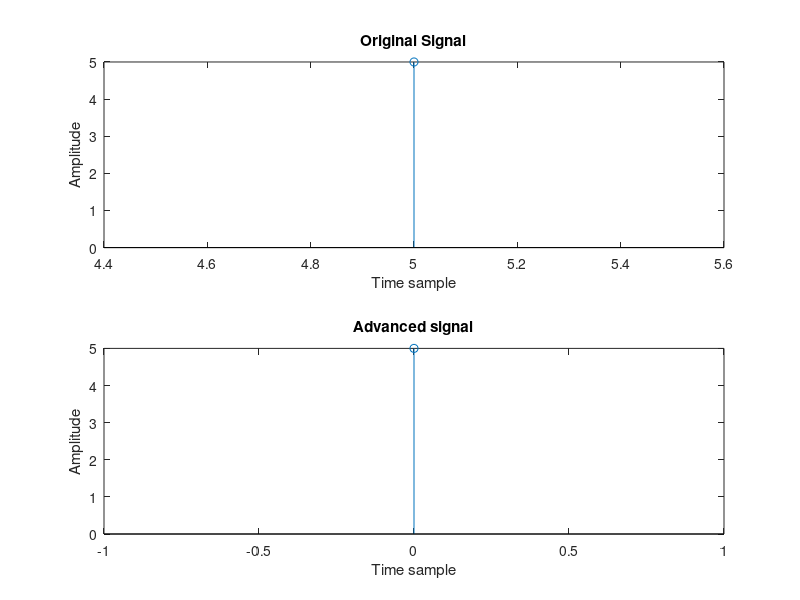

This chart was generated by the following MATLAB code:
clc;
close all;
clear all;
x=input('Enter sequence=');
n=input('Enter range=');
shift1=input('Enter the required amount of shift=');

%n1=input('Enter the required amount of shift');

%n=-3:3;
%x=input('Enter signal');
%x=[-2 0 1 -3 2 -1 3];
subplot(2,1,1);
stem(n,x);
xlabel('Time sample');
ylabel('Amplitude');
title('Original Signal');
m=n-shift1;
subplot(2,1,2);
stem(m,x);
xlabel('Time sample');
ylabel('Amplitude');
title('Advanced signal');
